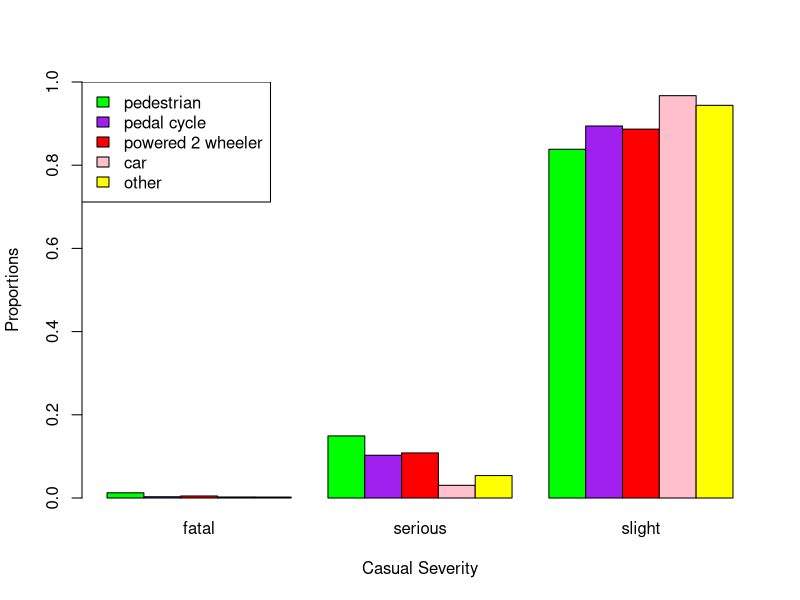
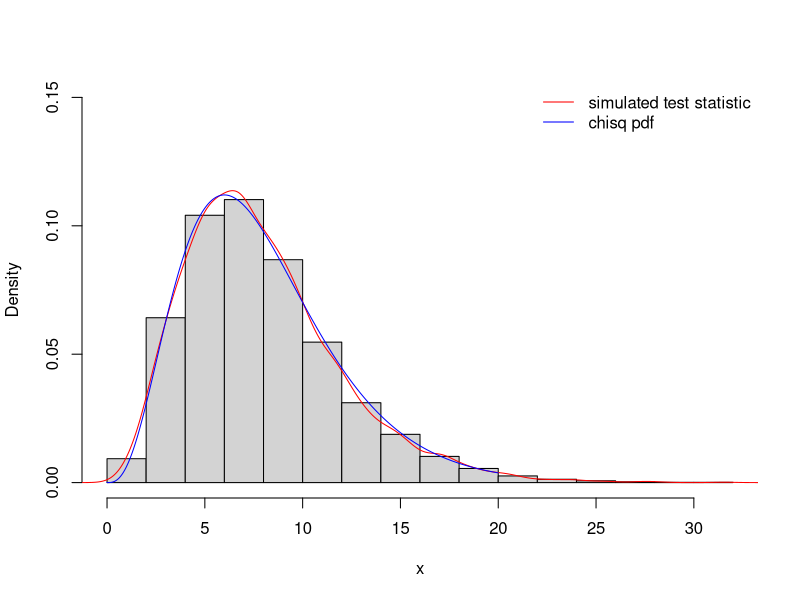

Write R code to recreate these figures, in order.
#question 2#
roadcas <- matrix(c(65, 14, 22, 25, 6, 773, 475, 488, 310, 146, 4343, 4134, 3992, 9850, 2556), nrow = 5, byrow = F)
dimnames(roadcas) <- list(c("pedestrian", "pedal cycle", "powered 2 wheeler","car", "other"), c("fatal", "serious", "slight"))
names(dimnames(roadcas)) <- c("mode of transport", "casualty severity")
roadcas
addmargins(roadcas)

library(xtable)
xtable(addmargins(roadcas))

prop.table(roadcas, 1)

#question 3#
barplot(prop.table(roadcas, 1), beside = T, legend.text = F, ylim = c(0, 1), ylab = "Proportions", xlab = "Casual Severity", main = "", col = c("green", "purple", "red", "pink", "yellow"))
legend("topleft", c("pedestrian", "pedal cycle", "powered 2 wheeler","car", "other"), fill = c("green", "purple", "red", "pink", "yellow"))

#question 4#
test <- chisq.test(roadcas)
names(test)
test$expected

qchisq(0.95, df = 8)

#question 5#
test$residuals
test$residuals^2
test$stdres

#question 6#
R = 5
C = 3

ns=0
for (j in 1:R){
  ns[j]<-sum(roadcas[j,])
}

ns

N=sum(roadcas)
N

p.hat=0
for(k in 1:C){
  p.hat[k]<- sum(roadcas[,k])/N
}

p.hat
sum(p.hat)


B=5000
ysim=matrix(, nrow = R, ncol = C)
test.sim=0
for (i in 1:B){
for (k in 1:R){
ysim[k,]<- rmultinom(n=1, size=ns[k], prob=p.hat)
}
test.sim[i]<- chisq.test(ysim, p=p.hat)$statistic
}


hist(test.sim, freq=F, ylim=c(0, 0.15), main = "", xlab = "x")
lines(density(test.sim), col="red")

xx=seq(from=0, to=20, length.out=600)
dxx=dchisq(xx, df=8)
lines(xx, dxx, col="blue")
legend('topright', c('simulated test statistic','chisq pdf'), lty=1,col=c('red','blue'), bty='n',cex= 1.0)

#question 7a#
dest1 <- (773/5181) - (310/10185); dest1
ese.dest1 <- sqrt(((773/5181)*(1-773/5181)/5181)+((310/10185)*(1-310/10185)/10185))

ci1a <- dest1 - qnorm(0.975)*ese.dest1
ci2a <- dest1 + qnorm(0.975)*ese.dest1

ci1a ; ci2a

#question 7b#
dest2 <-(475/4623) - (4134/4623); dest2
cov2 <- -(475/4623)*(4134/4623) ; cov2
ese.dest2 <- sqrt(((475/4623)*(1-475/4623)/4623)+((4134/4623)*(1-4134/4623)/4623)-(2*cov2/4623))

ci1b <- dest2 - qnorm(0.975)*ese.dest2
ci2b <- dest2 + qnorm(0.975)*ese.dest2

ci1b ; ci2b

